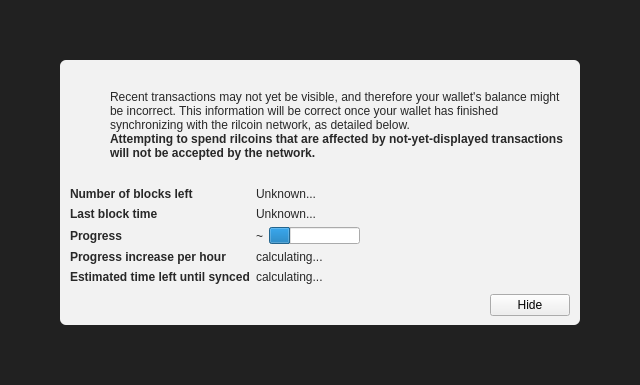
<?xml version="1.0" encoding="UTF-8"?>
<ui version="4.0">
 <class>ModalOverlay</class>
 <widget class="ModalOverlay" name="ModalOverlay">
  <property name="geometry">
   <rect>
    <x>0</x>
    <y>0</y>
    <width>640</width>
    <height>385</height>
   </rect>
  </property>
  <property name="windowTitle">
   <string>Form</string>
  </property>
  <layout class="QVBoxLayout" name="verticalLayout" stretch="0">
   <property name="sizeConstraint">
    <enum>QLayout::SetDefaultConstraint</enum>
   </property>
   <property name="leftMargin">
    <number>0</number>
   </property>
   <property name="topMargin">
    <number>0</number>
   </property>
   <property name="rightMargin">
    <number>0</number>
   </property>
   <property name="bottomMargin">
    <number>0</number>
   </property>
   <item>
    <widget class="QWidget" name="bgWidget" native="true">
     <property name="styleSheet">
      <string notr="true">#bgWidget { background: rgba(0,0,0,220); }</string>
     </property>
     <layout class="QVBoxLayout" name="verticalLayoutMain" stretch="1">
      <property name="leftMargin">
       <number>60</number>
      </property>
      <property name="topMargin">
       <number>60</number>
      </property>
      <property name="rightMargin">
       <number>60</number>
      </property>
      <property name="bottomMargin">
       <number>60</number>
      </property>
      <item>
       <widget class="QWidget" name="contentWidget" native="true">
        <property name="styleSheet">
         <string notr="true">#contentWidget { background: rgba(255,255,255,240); border-radius: 6px; }

QLabel { color: rgb(40,40,40);  }</string>
        </property>
        <layout class="QVBoxLayout" name="verticalLayoutSub" stretch="1,0,0,0">
         <property name="spacing">
          <number>0</number>
         </property>
         <property name="leftMargin">
          <number>10</number>
         </property>
         <property name="topMargin">
          <number>10</number>
         </property>
         <property name="rightMargin">
          <number>10</number>
         </property>
         <property name="bottomMargin">
          <number>10</number>
         </property>
         <item>
          <layout class="QHBoxLayout" name="horizontalLayoutIconText" stretch="0,1">
           <property name="topMargin">
            <number>20</number>
           </property>
           <item>
            <layout class="QVBoxLayout" name="verticalLayoutIcon">
             <property name="leftMargin">
              <number>0</number>
             </property>
             <item>
              <widget class="QPushButton" name="warningIcon">
               <property name="enabled">
                <bool>false</bool>
               </property>
               <property name="text">
                <string/>
               </property>
               <property name="icon">
                <iconset>
                 <normaloff>:/icons/warning</normaloff>
                 <disabledoff>:/icons/warning</disabledoff>:/icons/warning</iconset>
               </property>
               <property name="iconSize">
                <size>
                 <width>48</width>
                 <height>48</height>
                </size>
               </property>
               <property name="flat">
                <bool>true</bool>
               </property>
              </widget>
             </item>
             <item>
              <spacer name="verticalSpacerWarningIcon">
               <property name="orientation">
                <enum>Qt::Vertical</enum>
               </property>
               <property name="sizeHint" stdset="0">
                <size>
                 <width>20</width>
                 <height>40</height>
                </size>
               </property>
              </spacer>
             </item>
            </layout>
           </item>
           <item>
            <layout class="QVBoxLayout" name="verticalLayoutInfoText">
             <property name="leftMargin">
              <number>0</number>
             </property>
             <property name="topMargin">
              <number>0</number>
             </property>
             <item>
              <widget class="QLabel" name="infoText">
               <property name="text">
                <string>Recent transactions may not yet be visible, and therefore your wallet's balance might be incorrect. This information will be correct once your wallet has finished synchronizing with the rilcoin network, as detailed below.</string>
               </property>
               <property name="textFormat">
                <enum>Qt::RichText</enum>
               </property>
               <property name="wordWrap">
                <bool>true</bool>
               </property>
              </widget>
             </item>
             <item>
              <widget class="QLabel" name="infoTextStrong">
               <property name="font">
                <font>
                 <weight>75</weight>
                 <bold>true</bold>
                </font>
               </property>
               <property name="text">
                <string>Attempting to spend rilcoins that are affected by not-yet-displayed transactions will not be accepted by the network.</string>
               </property>
               <property name="textFormat">
                <enum>Qt::RichText</enum>
               </property>
               <property name="wordWrap">
                <bool>true</bool>
               </property>
              </widget>
             </item>
             <item>
              <spacer name="verticalSpacerInTextSpace">
               <property name="orientation">
                <enum>Qt::Vertical</enum>
               </property>
               <property name="sizeHint" stdset="0">
                <size>
                 <width>20</width>
                 <height>40</height>
                </size>
               </property>
              </spacer>
             </item>
            </layout>
           </item>
          </layout>
         </item>
         <item>
          <spacer name="verticalSpacerAfterText">
           <property name="orientation">
            <enum>Qt::Vertical</enum>
           </property>
           <property name="sizeHint" stdset="0">
            <size>
             <width>20</width>
             <height>40</height>
            </size>
           </property>
          </spacer>
         </item>
         <item>
          <layout class="QFormLayout" name="formLayout">
           <property name="fieldGrowthPolicy">
            <enum>QFormLayout::FieldsStayAtSizeHint</enum>
           </property>
           <property name="horizontalSpacing">
            <number>6</number>
           </property>
           <property name="verticalSpacing">
            <number>6</number>
           </property>
           <property name="topMargin">
            <number>10</number>
           </property>
           <item row="0" column="0">
            <widget class="QLabel" name="labelNumberOfBlocksLeft">
             <property name="font">
              <font>
               <weight>75</weight>
               <bold>true</bold>
              </font>
             </property>
             <property name="text">
              <string>Number of blocks left</string>
             </property>
            </widget>
           </item>
           <item row="0" column="1">
            <widget class="QLabel" name="numberOfBlocksLeft">
             <property name="text">
              <string>Unknown...</string>
             </property>
            </widget>
           </item>
           <item row="1" column="0">
            <widget class="QLabel" name="labelLastBlockTime">
             <property name="font">
              <font>
               <weight>75</weight>
               <bold>true</bold>
              </font>
             </property>
             <property name="text">
              <string>Last block time</string>
             </property>
            </widget>
           </item>
           <item row="1" column="1">
            <widget class="QLabel" name="newestBlockDate">
             <property name="sizePolicy">
              <sizepolicy hsizetype="Maximum" vsizetype="Preferred">
               <horstretch>0</horstretch>
               <verstretch>0</verstretch>
              </sizepolicy>
             </property>
             <property name="text">
              <string>Unknown...</string>
             </property>
            </widget>
           </item>
           <item row="2" column="0">
            <widget class="QLabel" name="labelSyncDone">
             <property name="font">
              <font>
               <weight>75</weight>
               <bold>true</bold>
              </font>
             </property>
             <property name="text">
              <string>Progress</string>
             </property>
            </widget>
           </item>
           <item row="2" column="1">
            <layout class="QHBoxLayout" name="horizontalLayoutSync" stretch="0,1">
             <item>
              <widget class="QLabel" name="percentageProgress">
               <property name="text">
                <string notr="true">~</string>
               </property>
              </widget>
             </item>
             <item>
              <widget class="QProgressBar" name="progressBar">
               <property name="value">
                <number>24</number>
               </property>
               <property name="format">
                <string/>
               </property>
              </widget>
             </item>
            </layout>
           </item>
           <item row="4" column="0">
            <widget class="QLabel" name="labelProgressIncrease">
             <property name="font">
              <font>
               <weight>75</weight>
               <bold>true</bold>
              </font>
             </property>
             <property name="text">
              <string>Progress increase per hour</string>
             </property>
            </widget>
           </item>
           <item row="4" column="1">
            <widget class="QLabel" name="progressIncreasePerH">
             <property name="text">
              <string>calculating...</string>
             </property>
            </widget>
           </item>
           <item row="5" column="0">
            <widget class="QLabel" name="labelEstimatedTimeLeft">
             <property name="font">
              <font>
               <weight>75</weight>
               <bold>true</bold>
              </font>
             </property>
             <property name="text">
              <string>Estimated time left until synced</string>
             </property>
            </widget>
           </item>
           <item row="5" column="1">
            <widget class="QLabel" name="expectedTimeLeft">
             <property name="text">
              <string>calculating...</string>
             </property>
            </widget>
           </item>
          </layout>
         </item>
         <item>
          <layout class="QHBoxLayout" name="horizontalLayoutButtons">
           <property name="leftMargin">
            <number>10</number>
           </property>
           <property name="topMargin">
            <number>10</number>
           </property>
           <item>
            <spacer name="horizontalSpacer">
             <property name="orientation">
              <enum>Qt::Horizontal</enum>
             </property>
             <property name="sizeHint" stdset="0">
              <size>
               <width>40</width>
               <height>20</height>
              </size>
             </property>
            </spacer>
           </item>
           <item>
            <widget class="QPushButton" name="closeButton">
             <property name="text">
              <string>Hide</string>
             </property>
            </widget>
           </item>
          </layout>
         </item>
        </layout>
       </widget>
      </item>
     </layout>
    </widget>
   </item>
  </layout>
 </widget>
 <customwidgets>
  <customwidget>
   <class>ModalOverlay</class>
   <extends>QWidget</extends>
   <header>qt/modaloverlay.h</header>
   <container>1</container>
  </customwidget>
 </customwidgets>
 <resources/>
 <connections/>
</ui>
